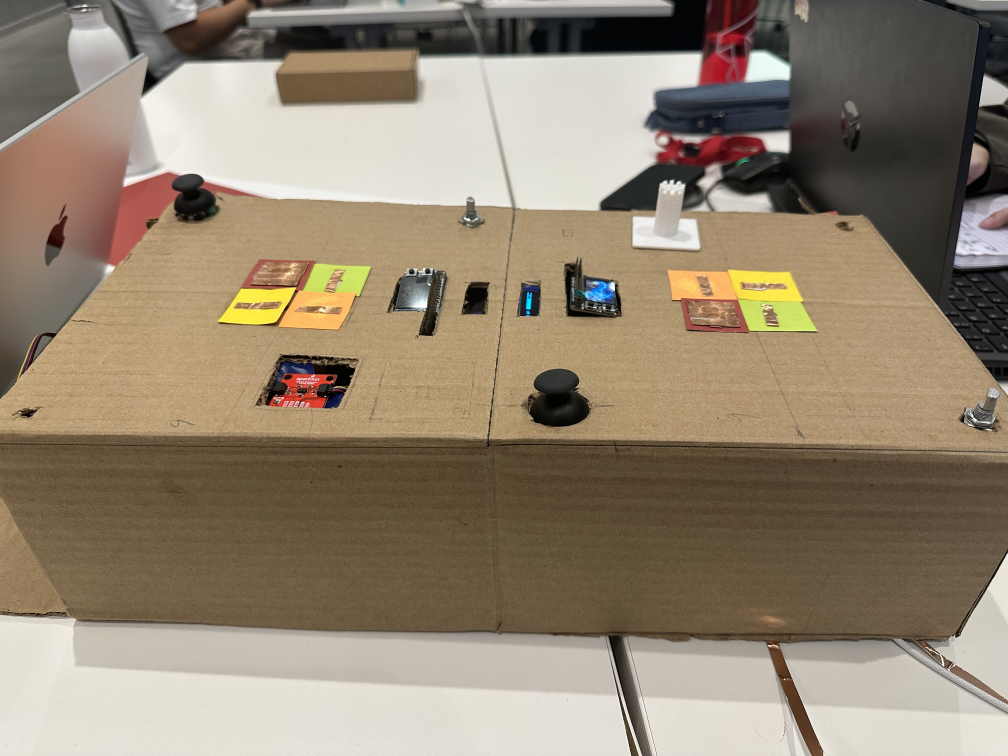
#> input picture Lab 4/cardboard.jpg, 4032 x 3024 px, given in place of the camera (shown at 1/4 size)
$ python main.py
#> lines starting #> are read from the running program, lines starting #| are printed output that depends on the picture; after the words box and inside, x2 and y2 are one past the last pixel; in counts of white or black regions, pixels touching at a corner belong together
import cv2 as cv
import numpy as np
import math
import itertools

# --- DEFAULTS ---
# Adjust these sliders in the window when the program runs
DEF_BLOCK_SIZE = 11  # Thresholding detail (Must be odd!)
DEF_C = 2  # Thresholding bias
DEF_MIN_AREA = 50  # Ignore spots smaller than this
DEF_CIRCULARITY = 50  # 0-100 scale (50 = 0.5 circularity)
CLUSTER_DIST = 250  # Max distance to look for neighbors
ANGLE_TOLERANCE = 0.25


def nothing(x):
    pass


def get_angle_cosine(vertex, p1, p2):
    v1 = (p1[0] - vertex[0], p1[1] - vertex[1])
    v2 = (p2[0] - vertex[0], p2[1] - vertex[1])
    dot = v1[0] * v2[0] + v1[1] * v2[1]
    mag1 = math.hypot(v1[0], v1[1])
    mag2 = math.hypot(v2[0], v2[1])
    if mag1 == 0 or mag2 == 0: return 1.0
    return abs(dot / (mag1 * mag2))


def order_points_relative_to_anchor(anchor, neighbors):
    pts = [anchor] + list(neighbors)
    dists = [math.hypot(p[0] - anchor[0], p[1] - anchor[1]) for p in pts]
    br_idx = np.argmax(dists)
    br = pts[br_idx]

    remain = [p for i, p in enumerate(pts) if i != 0 and i != br_idx]
    if len(remain) != 2: return None

    vec_diag = (br[0] - anchor[0], br[1] - anchor[1])
    vec_r0 = (remain[0][0] - anchor[0], remain[0][1] - anchor[1])
    cross = vec_diag[0] * vec_r0[1] - vec_diag[1] * vec_r0[0]

    if cross < 0:
        tr, bl = remain[0], remain[1]
    else:
        tr, bl = remain[1], remain[0]

    return np.array([anchor, tr, br, bl], dtype="float32")


def main():
    cap = cv.VideoCapture(0)
    cap.set(cv.CAP_PROP_FRAME_WIDTH, 640)
    cap.set(cv.CAP_PROP_FRAME_HEIGHT, 480)

    if not cap.isOpened():
        print("Cannot open camera")
        exit()

    print("Anchor Mode: Tuning Sliders Enabled.")

    # Create Tuning Window
    cv.namedWindow("Tuning")
    cv.createTrackbar("Block Size", "Tuning", DEF_BLOCK_SIZE, 51, nothing)
    cv.createTrackbar("C Constant", "Tuning", DEF_C, 20, nothing)
    cv.createTrackbar("Min Area", "Tuning", DEF_MIN_AREA, 500, nothing)
    cv.createTrackbar("Circularity", "Tuning", DEF_CIRCULARITY, 100, nothing)

    # Force odd number for Block Size
    if DEF_BLOCK_SIZE % 2 == 0:
        cv.setTrackbarPos("Block Size", "Tuning", DEF_BLOCK_SIZE + 1)

    while True:
        ret, frame = cap.read()
#> frame is the input picture: shape (3024, 4032, 3); mean B, G, R 112.8, 132.5, 146.9
        if not ret: break

        # Read Sliders
        bs = cv.getTrackbarPos("Block Size", "Tuning")
        c = cv.getTrackbarPos("C Constant", "Tuning")
        min_area = cv.getTrackbarPos("Min Area", "Tuning")
        circ_thresh = cv.getTrackbarPos("Circularity", "Tuning") / 100.0

        if bs < 3: bs = 3
        if bs % 2 == 0: bs += 1  # Block size must be odd

        gray = cv.cvtColor(frame, cv.COLOR_BGR2GRAY)
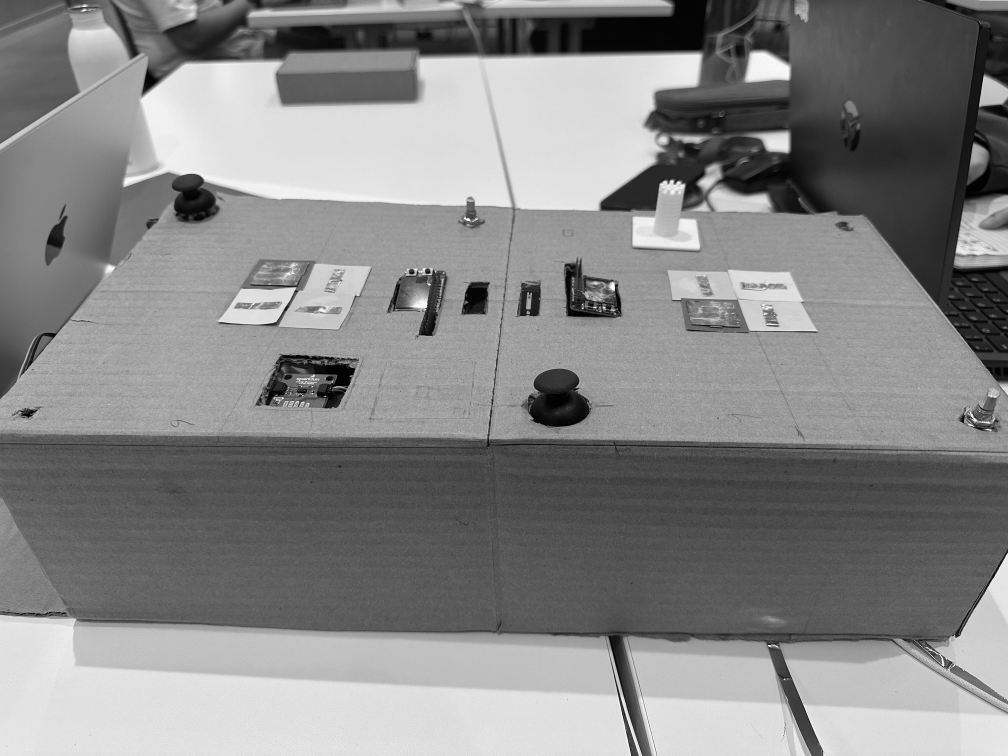
#> gray: shape (3024, 4032) (shown at 1/4 size); min 0, max 255, mean 134.6

        # 1. Adaptive Threshold (Controlled by Sliders)
        thresh = cv.adaptiveThreshold(gray, 255, cv.ADAPTIVE_THRESH_GAUSSIAN_C,
                                      cv.THRESH_BINARY_INV, bs, c)
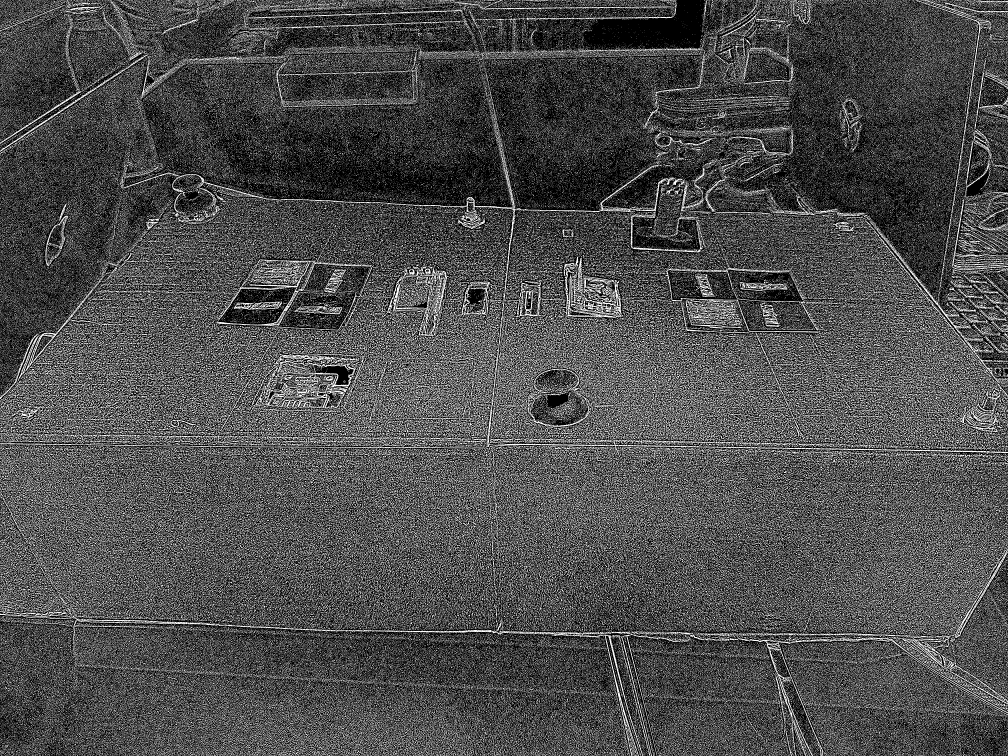
#> thresh: shape (3024, 4032) (shown at 1/4 size); 30.2% white in thin lines or dots

        # DISABLED MORPHOLOGY to prevent rings filling in.
        # If rings are broken, slightly increase Block Size instead.
        # kernel = cv.getStructuringElement(cv.MORPH_ELLIPSE, (3, 3))
        # thresh = cv.morphologyEx(thresh, cv.MORPH_CLOSE, kernel)

        # 2. Find Contours
        contours, hierarchy = cv.findContours(thresh, cv.RETR_TREE, cv.CHAIN_APPROX_SIMPLE)
#> contours = 322190 contours

        anchors = []
        rings = []
        all_points = []

        if hierarchy is not None:
            hier = hierarchy[0]
            for i, cnt in enumerate(contours):
                area = cv.contourArea(cnt)

                # Area Filter (Slider controlled)
                if area < min_area or area > 5000: continue

                perimeter = cv.arcLength(cnt, True)
                if perimeter == 0: continue

                # Circularity Filter (Slider controlled)
                ratio = 4 * np.pi * (area / (perimeter * perimeter))
                if ratio < circ_thresh: continue

                M = cv.moments(cnt)
                if M["m00"] == 0: continue
                cx = int(M["m10"] / M["m00"])
                cy = int(M["m01"] / M["m00"])

                # Classification: Solid vs Hollow
                # hier[i][2] == -1 means NO CHILD (Solid)
                # hier[i][2] != -1 means HAS CHILD (Hollow Ring)

                point_type = "anchor" if hier[i][2] == -1 else "ring"

                if point_type == "anchor":
                    anchors.append((cx, cy))
                    # Draw Anchor in RED
                    cv.circle(frame, (cx, cy), 4, (0, 0, 255), -1)
                    cv.putText(frame, "A", (cx + 5, cy), cv.FONT_HERSHEY_SIMPLEX, 0.4, (0, 0, 255), 1)
                else:
                    rings.append((cx, cy))
                    # Draw Ring in YELLOW
                    cv.circle(frame, (cx, cy), 4, (0, 255, 255), 1)
                    cv.putText(frame, "R", (cx + 5, cy), cv.FONT_HERSHEY_SIMPLEX, 0.4, (0, 255, 255), 1)

                all_points.append((cx, cy))
#> this loop made 322190 passes
#> (area, perimeter, ratio, cx, cy) on pass 2919: (50.5, 32.73, 0.592, 1261, 3012)
#> after the loop, all_points = 75 pairs, first value 110 to 4008, second value 5 to 3012; anchors = 44 pairs, first value 110 to 4007, second value 1057 to 3012; rings = 31 pairs, first value 163 to 4008, second value 5 to 2794

        # --- MATCHING LOGIC (Same as before) ---
        for tl in anchors:
            if len(rings) < 3: break

            nearby_rings = []
            for r in rings:
                d = math.hypot(tl[0] - r[0], tl[1] - r[1])
                if d < CLUSTER_DIST:
                    nearby_rings.append((d, r))

            nearby_rings.sort(key=lambda x: x[0])
            candidates = [x[1] for x in nearby_rings[:6]]

            if len(candidates) < 3: continue

            card_found = False
            for ring_subset in itertools.combinations(candidates, 3):
                ordered_box = order_points_relative_to_anchor(tl, ring_subset)
                if ordered_box is not None:
                    tl_pt, tr, br, bl = ordered_box

                    w = np.linalg.norm(tr - tl_pt)
                    h = np.linalg.norm(bl - tl_pt)
                    if h == 0: continue
                    ar = w / h
                    if ar < 0.5 or ar > 2.5: continue

                    cos_tl = get_angle_cosine(tl_pt, tr, bl)
                    cos_tr = get_angle_cosine(tr, tl_pt, br)
                    cos_bl = get_angle_cosine(bl, tl_pt, br)
                    if max(cos_tl, cos_tr, cos_bl) > ANGLE_TOLERANCE: continue

                    box_int = np.int32(ordered_box)
                    has_internal_point = False
                    current_card_set = {tuple(tl), tuple(tr), tuple(br), tuple(bl)}

                    for pt in all_points:
                        if tuple(pt) not in current_card_set:
                            dist = cv.pointPolygonTest(box_int, (float(pt[0]), float(pt[1])), True)
                            if dist > 5.0:
                                has_internal_point = True
                                break

                    if has_internal_point: continue

                    cv.polylines(frame, [box_int], True, (0, 255, 0), 2)
                    cv.putText(frame, "CARD", (int(tl[0]), int(tl[1]) - 10),
                               cv.FONT_HERSHEY_SIMPLEX, 0.6, (0, 255, 0), 2)
                    card_found = True
                    break

            if card_found: continue
#> this loop made 44 passes
#> tl on passes 1, 2, 3, 5, 6, 10, 11, 17, 19, 21, 26, 27: (1261, 3012), (1556, 2966), (3138, 2717), (3810, 2268), (3718, 2067), (2817, 1804), (3735, 1705), (4007, 1631), (3362, 1563), (3834, 1678), (1104, 1580), (1248, 1546)
#> (tl, candidates) on passes 4, 7, 8, 9, 12, 13: ((2361, 2327), [(2253, 2471)]), ((2303, 1996), [(2379, 1986)]), ((1116, 1971), [(1246, 1928)]), ((1564, 1816), [(1358, 1865), (1757, 1681)]), ((2438, 1700), [(2550, 1582)]), ((110, 1659), [(163, 1634)])

        cv.imshow('Anchor Detection', frame)
        # Display the Threshold view so you can see what the sliders are doing
        cv.imshow('Threshold View (Debug)', thresh)

        if cv.waitKey(1) == ord('q'):
#> (key q is pressed here)
            break

    cap.release()
    cv.destroyAllWindows()


if __name__ == "__main__":
    main()
